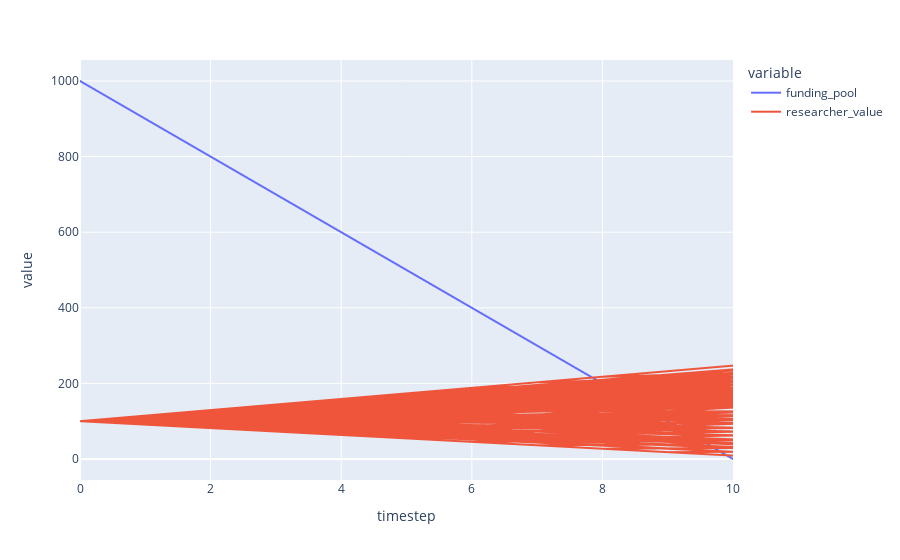

This figure's notebook cell:
### Code cell
df.plot(kind='line', x='timestep', y=['funding_pool','researcher_value'])

### Figure 1 — Plotly figure (JSON) as saved in the notebook; plotly's stock layout.template omitted (floating-point values rounded to 4 significant figures; data arrays with more than 128 entries replaced by an {"elided": "..."} marker saying what was removed)
{"data": [{"hovertemplate": "variable=funding_pool<br>timestep=%{x}<br>value=%{y}<extra></extra>", "legendgroup": "funding_pool", "line": {"color": "#636efa", "dash": "solid"}, "marker": {"symbol": "circle"}, "mode": "lines", "name": "funding_pool", "showlegend": true, "type": "scattergl", "x": {"elided": "9900 int values"}, "xaxis": "x", "y": {"elided": "9900 int values"}, "yaxis": "y"}, {"hovertemplate": "variable=researcher_value<br>timestep=%{x}<br>value=%{y}<extra></extra>", "legendgroup": "researcher_value", "line": {"color": "#EF553B", "dash": "solid"}, "marker": {"symbol": "circle"}, "mode": "lines", "name": "researcher_value", "showlegend": true, "type": "scattergl", "x": {"elided": "9900 int values"}, "xaxis": "x", "y": {"elided": "9900 float values"}, "yaxis": "y"}], "layout": {"legend": {"title": {"text": "variable"}, "tracegroupgap": 0}, "margin": {"t": 60}, "xaxis": {"anchor": "y", "domain": [0, 1], "title": {"text": "timestep"}}, "yaxis": {"anchor": "x", "domain": [0, 1], "title": {"text": "value"}}}}
